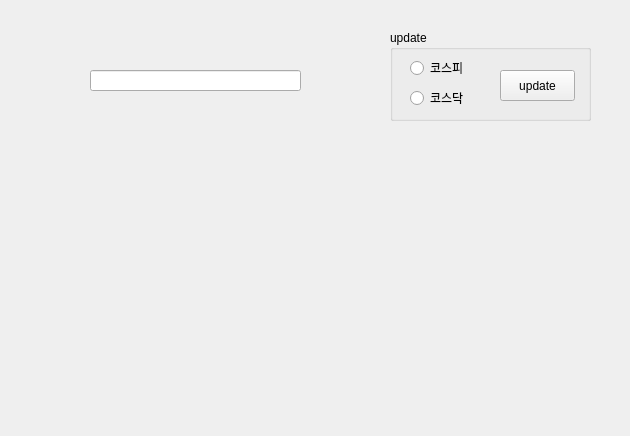
<?xml version="1.0" encoding="UTF-8"?>
<ui version="4.0">
 <class>Form</class>
 <widget class="QWidget" name="Form">
  <property name="geometry">
   <rect>
    <x>0</x>
    <y>0</y>
    <width>630</width>
    <height>436</height>
   </rect>
  </property>
  <property name="windowTitle">
   <string>Form</string>
  </property>
  <widget class="QGroupBox" name="groupBox">
   <property name="geometry">
    <rect>
     <x>390</x>
     <y>30</y>
     <width>201</width>
     <height>91</height>
    </rect>
   </property>
   <property name="title">
    <string>update</string>
   </property>
   <widget class="QRadioButton" name="radioKOSPI">
    <property name="geometry">
     <rect>
      <x>20</x>
      <y>30</y>
      <width>90</width>
      <height>16</height>
     </rect>
    </property>
    <property name="text">
     <string>코스피</string>
    </property>
   </widget>
   <widget class="QRadioButton" name="radioKOSDAQ">
    <property name="geometry">
     <rect>
      <x>20</x>
      <y>60</y>
      <width>90</width>
      <height>16</height>
     </rect>
    </property>
    <property name="text">
     <string>코스닥</string>
    </property>
   </widget>
   <widget class="QPushButton" name="updateButton">
    <property name="geometry">
     <rect>
      <x>110</x>
      <y>40</y>
      <width>75</width>
      <height>31</height>
     </rect>
    </property>
    <property name="text">
     <string>update</string>
    </property>
   </widget>
  </widget>
  <widget class="QLineEdit" name="lineEdit">
   <property name="geometry">
    <rect>
     <x>90</x>
     <y>70</y>
     <width>211</width>
     <height>21</height>
    </rect>
   </property>
  </widget>
 </widget>
 <resources/>
 <connections/>
</ui>
